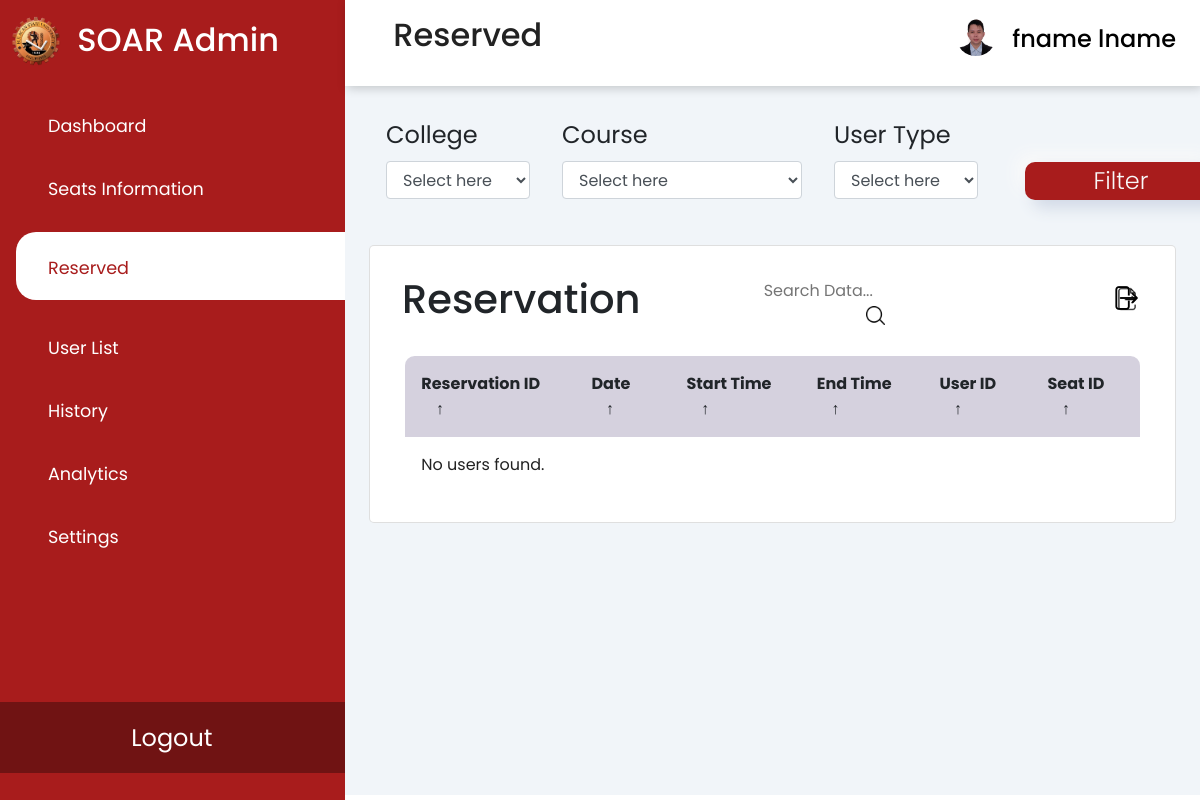
Before: /reserved.php (signed in) with the older database file.
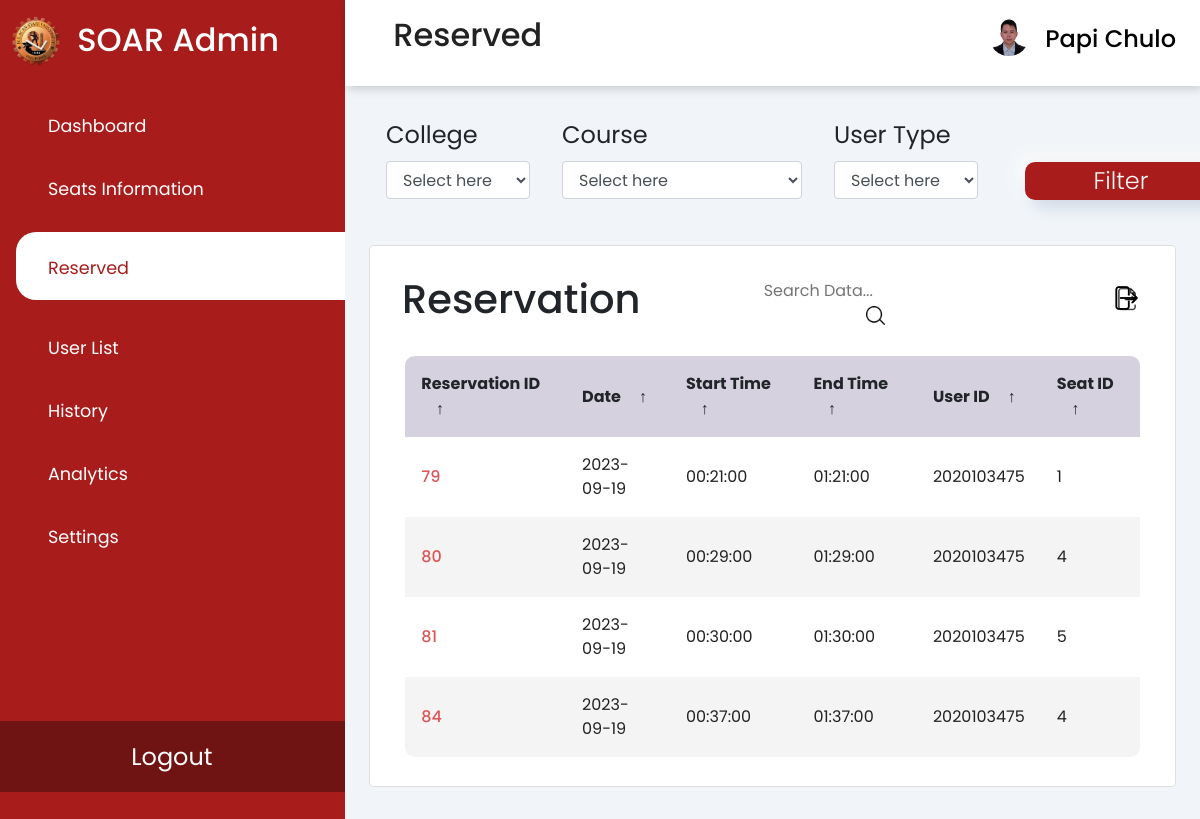
After: the same page with the newer database file.
### tables this page shows
CREATE TABLE `reservation` (
  `reservation_id` int(11) NOT NULL,
  `date` date DEFAULT NULL,
  `start_time` time DEFAULT NULL,
  `end_time` time DEFAULT NULL,
  `user_id` int(11) DEFAULT NULL,
  `seat_id` int(11) DEFAULT NULL,
  `isDone` tinyint(4) NOT NULL
);

### reserved.php (the view, shortened to what the changed rows need)
<?php
require 'assets/php/connect.php';
$sql = "SELECT reservation_id, date, start_time, end_time, user_id, seat_id from reservation";
$result = $conn -> query($sql);
?>
<!DOCTYPE HTML>
<html>
<head>
    <link rel="stylesheet" href="https://cdn.jsdelivr.net/npm/bootstrap@4.6.2/dist/css/bootstrap.min.css"
>
    <link rel="stylesheet" type="text/css" href="assets/css/reserved.css" />
    <link rel="stylesheet" type="text/css" href="assets/css/user-list.css" />
    <link rel="stylesheet"
        href="https://maxst.icons8.com/vue-static/landings/line-awesome/line-awesome/1.3.0/css/line-awesome.min.css">
</head>
<body>
    <div class="sidebar">
        <div class="sidebar-brand">
            <h2> <span>SOAR Admin</span></h2>
        </div>
    </div>
    <div class="main-content">
        <header>
            <h2>
                <label for="nav-toggle">
                    <span class="la la-bars"></span>
                </label>
                Reserved
            </h2>
            <div class="dropdown">
                <button class="dropdown-toggle" class="btn btn-secondary dropdown-toggle" type="button"
                    id="dropdownMenuButton" data-toggle="dropdown" aria-haspopup="true" aria-expanded="true">
                    <div class="user-wrapper">
                        <div>
                            <h4>
                                <?php echo $_SESSION["first_name"] . ' ' . $_SESSION["last_name"]; ?>
                            </h4>
                        </div>
                    </div>
                </button>
            </div>
        </header>
        <main>
            <div class="recent-grid">
                <div class="history">
                    <div class="card">
                        <div class="card-body">
                            <div class="table-responsive">
                                <section class="table__header">
                                    <h1>Reservation</h1>
                                </section>
                                <section class="table__body">
                                    <table id="customers_table">
                                        <thead>
                                            <tr>
                                                <th> Reservation ID <span class="icon-arrow">&UpArrow;</span></th>
                                                <th> Date <span class="icon-arrow">&UpArrow;</span></th>
                                                <th> Start Time <span class="icon-arrow">&UpArrow;</span></th>
                                                <th> End Time <span class="icon-arrow">&UpArrow;</span></th>
                                                <th> User ID <span class="icon-arrow">&UpArrow;</span></th>
                                                <th> Seat ID <span class="icon-arrow">&UpArrow;</span></th>
                                            </tr>
                                        </thead>
                                        <?php
                                        if ($result->num_rows > 0) {
                                            while ($row = $result->fetch_assoc()) {
                                                ?>
                                                <tr>
                                                    <td class="studno"><?php echo $row['reservation_id']; ?></td>
                                                    <td><?php echo $row['date']; ?></td>
                                                    <td><?php echo $row['start_time']; ?></td>
                                                    <td><?php echo $row['end_time']; ?></td>
                                                    <td><?php echo $row['user_id']; ?></td>
                                                    <td><?php echo $row['seat_id']; ?></td>
                                                </tr>
                                            <?php
                                            }
                                        } else {
                                            echo "<tr><td colspan='7'>No users found.</td></tr>";
                                        }
                                        ?>
                                    </table>
                                </section>
                            </div>
                        </div>
                    </div>
                </div>
            </div>
        </main>
    </div>
</body>
</html>

Changed rows visible on the page:
added reservation: reservation_id "79", date "2023-09-19", start_time "00:21:00", end_time "01:21:00", user "2020103475", seat "1"
added reservation: reservation_id "80", date "2023-09-19", start_time "00:29:00", end_time "01:29:00", user "2020103475", seat "4"
added reservation: reservation_id "81", date "2023-09-19", start_time "00:30:00", end_time "01:30:00", user "2020103475", seat "5"
added reservation: reservation_id "84", date "2023-09-19", start_time "00:37:00", end_time "01:37:00", user "2020103475", seat "4"
Other visible differences:
$_SESSION["first_name"]: "fname" → "Papi"
$_SESSION["last_name"]: "lname" → "Chulo"
text no longer shown: "No users found."
